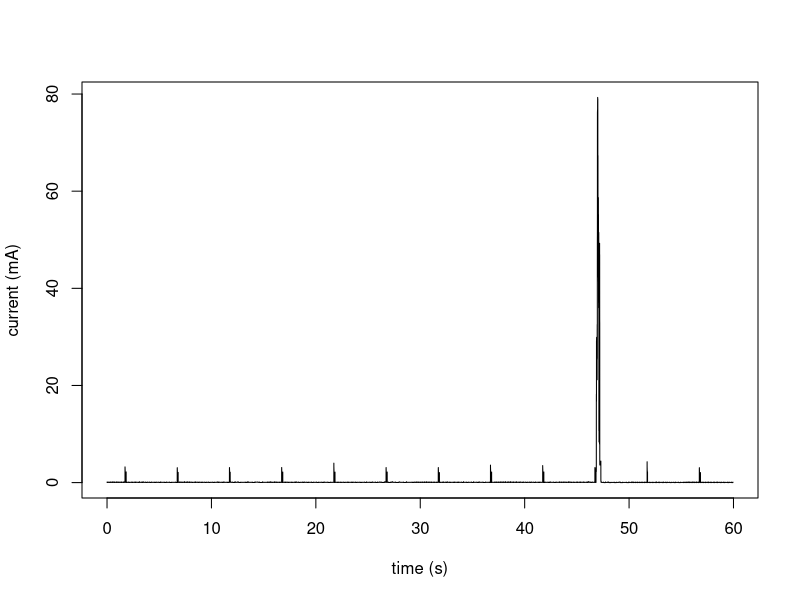
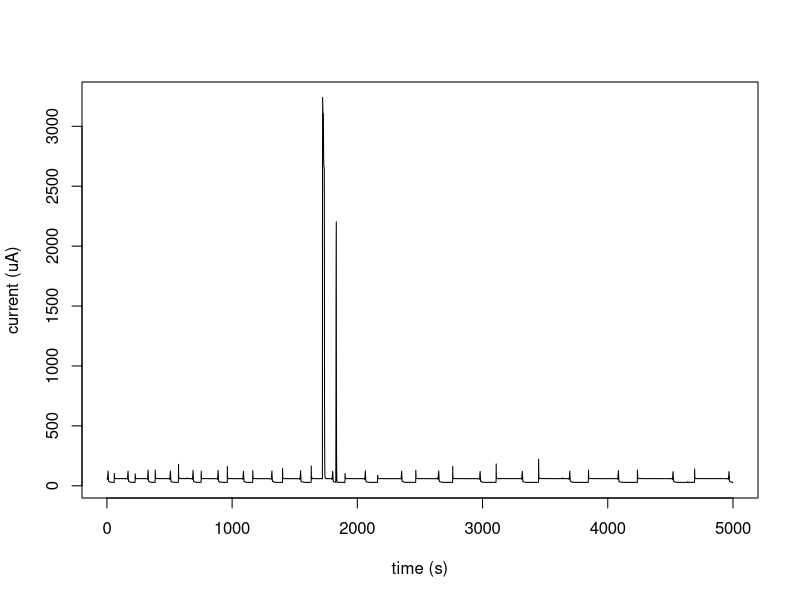

The R source for these figures, in order:
## read in data from ppk2

setwd("/users/michaelmorrissey/Documents/repositories")
setwd("./minimalweatherstation/testing_data")

d<-read.table("./power_profile_raw.csv",header=TRUE,sep=',')

## main plot of one minute of data

jpeg("./minimalweatherpower1.png",height=480,width=620)
plot(1:(dim(d)[1])/1000,d[,2]/1000,type='l',
   xlab="time (s)", ylab="current (mA)")
dev.off()


pdf("./minimalweatherpower2.pdf",height=4,width=6)
range<-1:5000
plot(range,d[range,2],type='l',
   xlab="time (s)", ylab="current (uA)")
dev.off()




